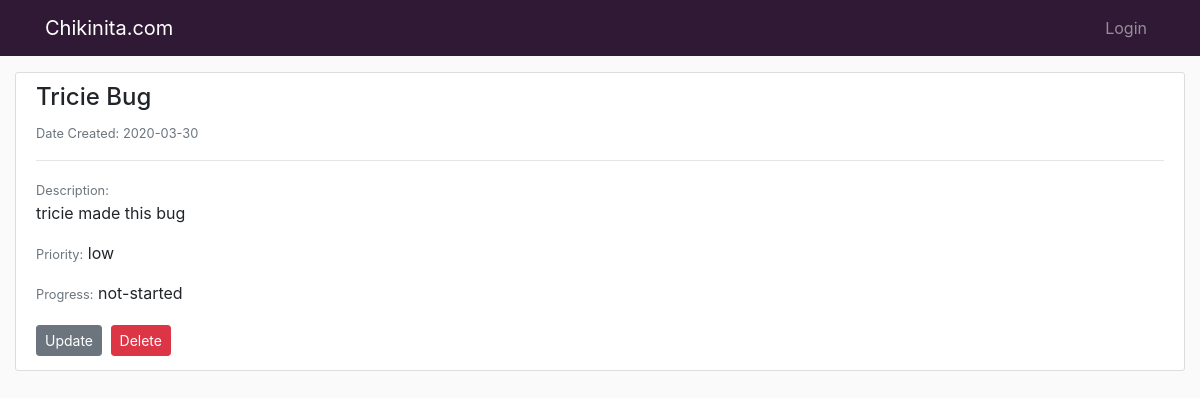
/bug/2, run on the app's committed database.
### app/models.py (models this page shows, shortened)
class Tracker(db.Model):
    id = db.Column(db.Integer, primary_key=True)
    subject = db.Column(db.String(140), nullable=False)
    content = db.Column(db.String(300), nullable=False)
    priority = db.Column(db.String(16), nullable=False)
    progress = db.Column(db.String(16), nullable=False)
    date_created = db.Column(db.DateTime, default=datetime.utcnow)
    user_id = db.Column(db.Integer, db.ForeignKey('user.id'))

### app/routes.py (the view)
@app.route("/bug/<int:track_id>")
def bug(track_id):
    bug = Tracker.query.get_or_404(track_id)
    return render_template('bug.html', title=bug.subject, bug=bug)

### app/templates/bug.html (shortened to what this page needs)
{% extends "base.html" %}
{% block content %}
    <article class="media content-section">
        <div class="media-body">
            <div class="article-metadata">
                <h4 class="article-label">{{ bug.subject.title() }}</h4>
                <small class="text-muted">Date Created: {{ bug.date_created.strftime('%Y-%m-%d') }}</small><hr>
                    <p class="article-label">
                    <small class="text-muted">Description:</small><br>
                    {{ bug.content }}</p>
                    <p class="article-content">
                        <small class="text-muted">Priority:</small> {{ bug.priority }}</p>
                        <small class="text-muted">Progress:</small>  {{ bug.progress }}</p>
                </div>
                <div>
                    <a class="btn btn-secondary btn-sm mt-1 mb-1" href="{{ url_for('update_bug', track_id=bug.id) }}">Update</a>
                    <button type="button", class="btn btn-danger btn-sm m-1" data-toggle="modal" data-target="#deleteModal">Delete</button>
                </div>
    </article>
{% endblock content %}

### app/static/main.css (style rules this page uses)
body { padding-top: 56px; background-color: #fafafa; margin-top: 1rem; }
.content-section { background: #ffffff; padding: 10px 20px; border: 1px solid #dddddd; border-radius: 3px; margin-bottom: 20px; }

### data on the page
Tracker: subject "Tricie Bug", date_created "2020-03-30", content "tricie made this bug", priority "low", progress "not-started"
